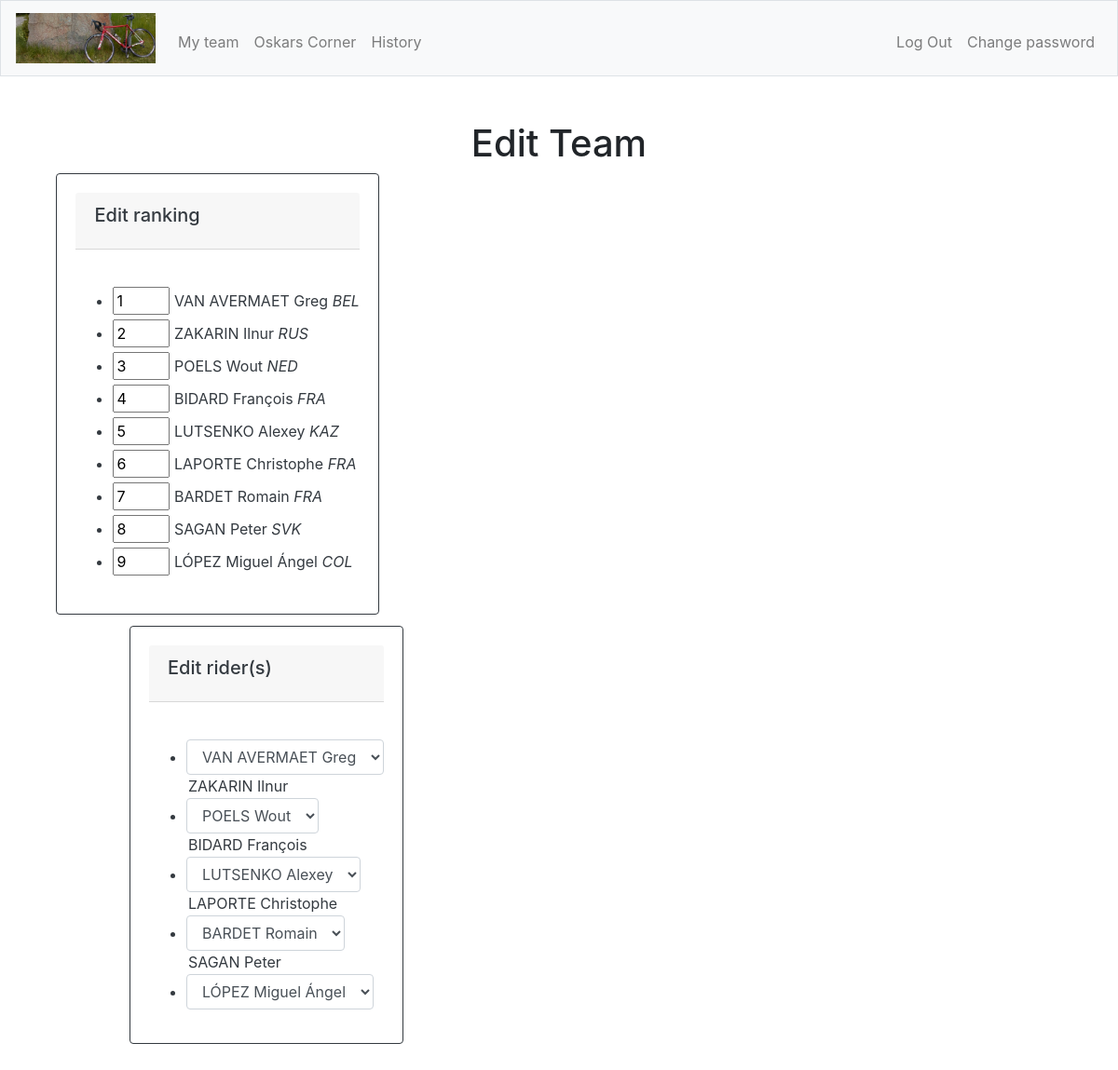
The app's page /editteam (signed in) with its own data.
### tables this page shows
CREATE TABLE "team_member" (
	"id"	INTEGER NOT NULL UNIQUE,
	"team_id"	INTEGER NOT NULL,
	"rider_id"	INTEGER NOT NULL,
	"rank"	INTEGER NOT NULL,
	FOREIGN KEY("team_id") REFERENCES "team"("id"),
	FOREIGN KEY("rider_id") REFERENCES "riders"("id"),
	PRIMARY KEY("id" AUTOINCREMENT)
);

CREATE TABLE "riders" (
	"id"	INTEGER NOT NULL UNIQUE,
	"comp_id"	INTEGER NOT NULL,
	"rider"	TEXT NOT NULL,
	"nationality"	TEXT NOT NULL,
	"rides_for"	TEXT NOT NULL,
	"contraint_id"	INTEGER,
	"DNF"	INTEGER NOT NULL DEFAULT 0,
	PRIMARY KEY("id" AUTOINCREMENT),
	FOREIGN KEY("contraint_id") REFERENCES "rider_constraints"("id"),
	FOREIGN KEY("comp_id") REFERENCES "competitions"("id")
);

### app.py (the view)
@app.route("/editteam", methods=["GET", "POST"])
@login_required
def editteam():
    if request.method == "GET":
        user_id = session.get("user_id")
        editTeamID = db.execute("SELECT c.id, t.id AS team_id \
                                        FROM competitions AS c \
                                        INNER JOIN racetypes AS r ON c.racetype_id = r.id\
                                        INNER JOIN team AS t ON c.id = t.comp_id \
                                            WHERE t.user_id = :user_id \
                                            AND c.reg_active = 'on'", user_id = user_id)
        riders = db.execute("SELECT r.rider, r.nationality, r.rides_for, tm.rank, tm.team_id, t.comp_id \
                                    FROM riders AS r \
                                    INNER JOIN team_member AS tm ON r.id = tm.rider_id \
                                    INNER JOIN team AS t ON t.id = tm.team_id \
                                        WHERE t.user_id = :user_id \
                                        AND t.comp_id = :activecomps \
                                    ORDER BY tm.rank ASC" , user_id=user_id, activecomps=editTeamID[0]["id"])
        allRiders = db.execute("Select r.rider, r.id, r.nationality \
                                    FROM riders AS r \
                                    WHERE r.comp_id = :activecomps", activecomps=editTeamID[0]["id"])
        return render_template("editteam.html", riders=riders, allRiders = allRiders)

### app.py (called while the page is built)
@app.after_request
def after_request(response):
    response.headers["Cache-Control"] = "no-cache, no-store, must-revalidate"
    response.headers["Expires"] = 0
    response.headers["Pragma"] = "no-cache"
    return response

### helpers.py (called while the page is built)
def login_required(f):
    @wraps(f)
    def decorated_function(*args, **kwargs):
        if session.get("user_id") is None:
            return redirect("/login")
        return f(*args, **kwargs)
    return decorated_function

### templates/editteam.html (shortened to what this page needs)
{% extends "layout.html" %}
{% block main %}
    <h1>Edit Team</h1>
    <form id="ranking" action="/editteam" method="post">
        <div class="card-columns">
            <div class="card border-dark">
                <div class="card-body text-dark">
                    <div class="card-header">
                        <h5 class="card-title">Edit ranking</h5>
                    </div>
                    <div class="card-body text-dark"></div>
                        {% if riders %}
                        <ul>
                            {% for rider in riders %}
                            <li><input type="number" id="{{rider.id}}" name="{{rider.id}}" value="{{rider.rank}}" min="0" max="9">
                                <label for={{rider.id}}>{{rider.rider}} <i>{{rider.nationality}}</i></label></li>
                            {% endfor %}
                        </ul>
                        {% endif %}
                    </div>
                </div>
            </div>
    </form>
    <form id="riders" action="/editteam" method="post">
        <div class="card-columns">
            <div class="card border-dark">
                <div class="card-body text-dark">
                    <div class="card-header">
                        <h5 class="card-title">Edit rider(s)</h5>
                    </div>
                    <div class="card-body text-dark"></div>
                        {% if riders %}
                        <ul>
                            {% for rider in riders %}
                            <li><select class="form-control" id="{{rider.id}}" name="{{rider.id}}" selected="{{rider.id}}">
                                <option value="{{rider.id}}">{{rider.rider}}</option>
                            </li>
                            {% endfor %}
                        </ul>
                        {% endif %}
                    </div>
                </div>
            </div>
    </form>
{% endblock %}

### templates/layout.html (shortened to what this page needs)
<!DOCTYPE html>
<html lang="en">
    <head>
        <link href="https://maxcdn.bootstrapcdn.com/bootstrap/4.1.3/css/bootstrap.min.css" rel="stylesheet">
        <link href="/static/styles.css" rel="stylesheet">
    </head>
    <body>
        <nav class="navbar navbar-expand-md navbar-light bg-light border">
            <a class="navbar-brand" href="/">
                <img src="/static/bicycle.jpeg" width="150px" alt="Bicycle">
            </a>
            <div class="collapse navbar-collapse" id="navbar">
                {% if session.user_id %}
                    <ul class="navbar-nav mr-auto mt-2">
                        <li class="nav-item"><a class="nav-link" href="/myteam">My team</a></li>
                        <li class="nav-item"><a class="nav-link" href="/oskar">Oskars Corner</a></li>
                        <li class="nav-item"><a class="nav-link" href="/history">History</a></li>
                    </ul>
                    <ul class="navbar-nav ml-auto mt-2">
                        <li class="nav-item"><a class="nav-link" href="/logout">Log Out</a></li>
                        <li class="nav-item"><a class="nav-link" href="/chngpw">Change password</a></li>
                    </ul>
                {% else %}
                    <ul class="navbar-nav ml-auto mt-2">
                        <li class="nav-item"><a class="nav-link" href="/register">Register</a></li>
                        <li class="nav-item"><a class="nav-link" href="/login">Log In</a></li>
                    </ul>
                {% endif %}
            </div>
        </nav>
        <main class="container-fluid p-5">
            {% block main %}{% endblock %}
        </main>
    </body>
</html>

### static/styles.css (style rules this page uses)
nav .navbar-brand { font-size: xx-large; }
main .form-control { display: inline-block; width: auto; }
main { overflow-x: auto; text-align: center; }
.card-columns { display: inline-block; text-align: left; }
input[type="number"] { -moz-appearance: textfield; }

### records on screen
team_member: rank "1", rider "VAN AVERMAET Greg", nationality "BEL"
team_member: rank "2", rider "ZAKARIN Ilnur", nationality "RUS"
team_member: rank "3", rider "POELS Wout", nationality "NED"
team_member: rank "4", rider "BIDARD François", nationality "FRA"
team_member: rank "5", rider "LUTSENKO Alexey", nationality "KAZ"
team_member: rank "6", rider "LAPORTE Christophe", nationality "FRA"
team_member: rank "7", rider "BARDET Romain", nationality "FRA"
team_member: rank "8", rider "SAGAN Peter", nationality "SVK"
team_member: rank "9", rider "LÓPEZ Miguel Ángel", nationality "COL"
